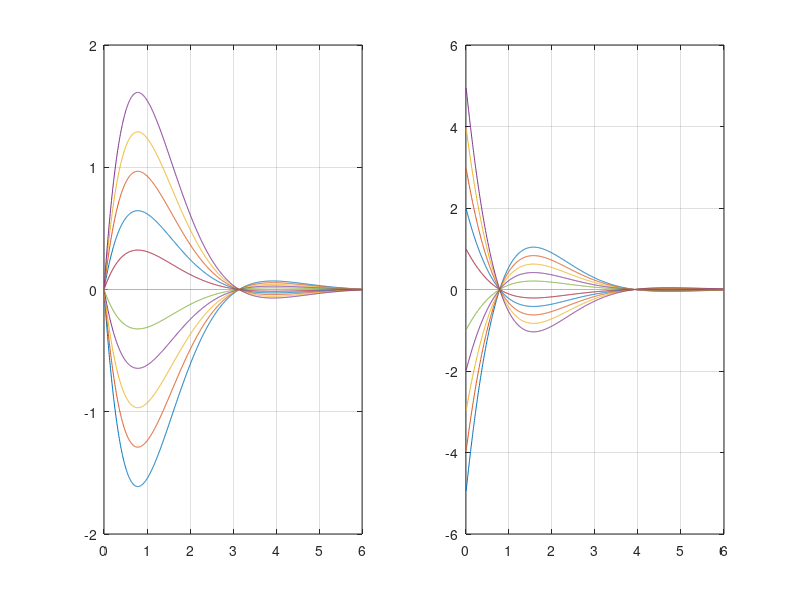

Write MATLAB code to recreate this figure.
clear all;
close all;
t = linspace(0, 6, 1000);

for c = -5:5
    x = c.*sin(t).*exp(-t);
    x_t = (1./tan(t) - 1).*x;
    subplot(1,2,1);
    plot(t, x);
    grid on;
    hold on;
    subplot(1,2,2);
    plot(t, x_t);
    hold on;
    grid on;
    
end